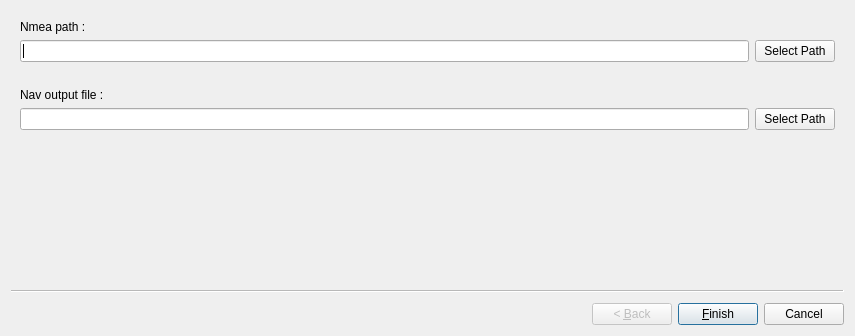
<?xml version="1.0" encoding="UTF-8"?>
<ui version="4.0">
 <class>NmeaExtractorWizard</class>
 <widget class="QWizard" name="NmeaExtractorWizard">
  <property name="geometry">
   <rect>
    <x>0</x>
    <y>0</y>
    <width>855</width>
    <height>336</height>
   </rect>
  </property>
  <property name="windowTitle">
   <string>Nmea Nav Extractor</string>
  </property>
  <widget class="QWizardPage" name="data_selection_page">
   <layout class="QVBoxLayout" name="verticalLayout_2">
    <item>
     <widget class="QLabel" name="label">
      <property name="text">
       <string>Nmea path :</string>
      </property>
     </widget>
    </item>
    <item>
     <layout class="QHBoxLayout" name="horizontalLayout">
      <property name="topMargin">
       <number>0</number>
      </property>
      <property name="bottomMargin">
       <number>20</number>
      </property>
      <item>
       <widget class="QLineEdit" name="nmea_path_line"/>
      </item>
      <item>
       <widget class="QPushButton" name="select_nmea_path">
        <property name="text">
         <string>Select Path</string>
        </property>
       </widget>
      </item>
     </layout>
    </item>
    <item>
     <widget class="QLabel" name="label_7">
      <property name="text">
       <string>Nav output file :</string>
      </property>
     </widget>
    </item>
    <item>
     <layout class="QHBoxLayout" name="horizontalLayout_7">
      <property name="bottomMargin">
       <number>20</number>
      </property>
      <item>
       <widget class="QLineEdit" name="nav_output_file"/>
      </item>
      <item>
       <widget class="QPushButton" name="select_nav_file">
        <property name="text">
         <string>Select Path</string>
        </property>
       </widget>
      </item>
     </layout>
    </item>
   </layout>
  </widget>
 </widget>
 <resources/>
 <connections/>
</ui>
